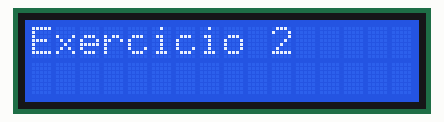
Bench run of a sketch on a simulated Arduino Uno, built with avr-gcc and run on an emulated ATmega328P. Parts: 16×2 character LCD. What the sketch prints to the serial monitor is not drawn.

Above: at 0.1 s.
At 2.1 s:
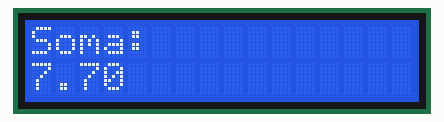
At 4.1 s:
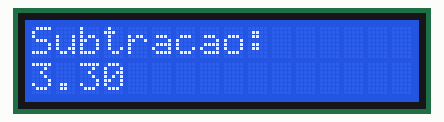
At 6.1 s:
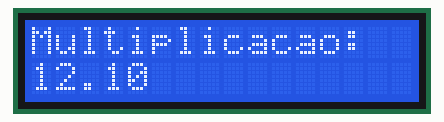
At 8.1 s:
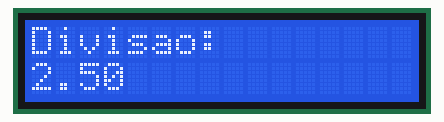

Measured:
- by itself, everything shown: repeats every 10.1 s, in 5 steps
- what the display in image 1 shows lasts 2.0 s, from 2.1 s to 4.1 s
- what the display in image 4 shows lasts 2.0 s, from 8.1 s to 10.1 s

The sketch:

exercicio_2_num_decimais.ino
```cpp
#include <Arduino.h>
#include <LiquidCrystal.h>

// Define os pinos de conexão com o LCD
const int rs = 11;
const int en = 12;
const int d4 = 5;
const int d5 = 4;
const int d6 = 3;
const int d7 = 2;

// Inicializa o objeto LiquidCrystal com os pinos definidos
LiquidCrystal lcd(rs, en, d4, d5, d6, d7);

// Declara duas variáveis do tipo float
float num1 = 5.5;
float num2 = 2.2;

void setup() {
  // Inicializa a comunicação serial
  Serial.begin(9600);

  // Inicializa o LCD
  lcd.begin(16, 2); // Configura o LCD com 16 colunas e 2 linhas
}

void loop() {
  // Calcula as operações
  float soma = num1 + num2;
  float subtracao = num1 - num2;
  float multiplicacao = num1 * num2;
  float divisao = num1 / num2;


// Exercicio 2
  lcd.clear();
  lcd.setCursor(0, 0);
  lcd.print("Exercicio 2");
  lcd.setCursor(0, 1);
  delay(2000);

  // Exibe a soma no LCD
  lcd.clear();
  lcd.setCursor(0, 0);
  lcd.print("Soma:");
  lcd.setCursor(0, 1);
  lcd.print(soma);
  delay(2000);

  // Exibe a subtração no LCD
  lcd.clear();
  lcd.setCursor(0, 0);
  lcd.print("Subtracao:");
  lcd.setCursor(0, 1);
  lcd.print(subtracao);
  delay(2000);

  // Exibe a multiplicação no LCD
  lcd.clear();
  lcd.setCursor(0, 0);
  lcd.print("Multiplicacao:");
  lcd.setCursor(0, 1);
  lcd.print(multiplicacao);
  delay(2000);

  // Exibe a divisão no LCD
  lcd.clear();
  lcd.setCursor(0, 0);
  lcd.print("Divisao:");
  lcd.setCursor(0, 1);
  lcd.print(divisao);
  delay(2000);

  // Exibe os resultados no monitor serial
  Serial.println("Operacoes com numeros decimais:");
  Serial.println("Exercicio 2");
  Serial.print("Soma: ");
  Serial.println(soma);
  Serial.print("Subtracao: ");
  Serial.println(subtracao);
  Serial.print("Multiplicacao: ");
  Serial.println(multiplicacao);
  Serial.print("Divisao: ");
  Serial.println(divisao);
}
```
